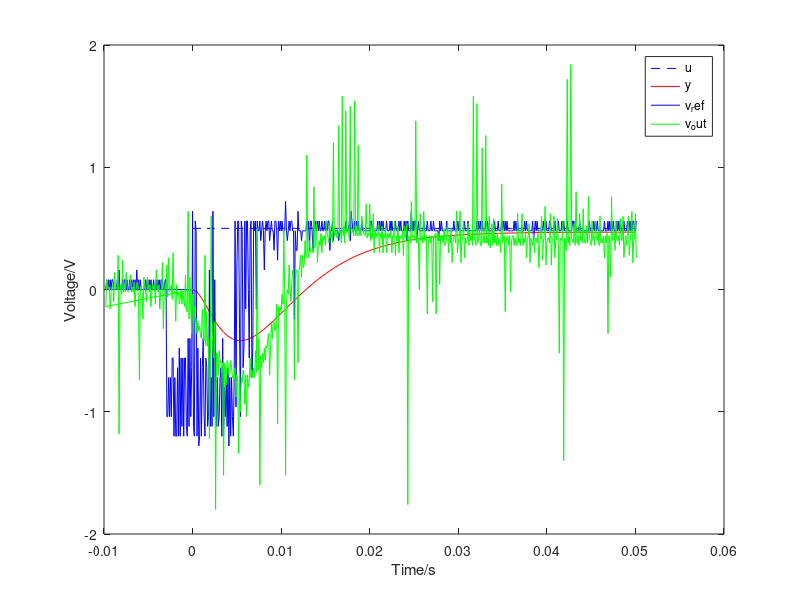

Write the MATLAB code that produced this figure.
pkg load control;

clear;

R1=20e3;
R2=300e3;
K=1.03;
TE=1.3267e-3;
TM=0.0909;

A=csvread("1023__01in.csv");

L=0.010;
stepsize=0.5;

G=tf([K*R2], [R1*TE*TM R1*(TE+TM) R1+K*R2]);
G_neo=G*tf([-L/2,1], [L/2,1]);


[y_unit1 t]=step(G,0.05);
y1=y_unit1*stepsize*(-1);

[y_unit2 t]=step(G_neo,0.05);
y2=y_unit2*stepsize*2;

y=y1+y2;

u=ones(length(t),1)*stepsize;

figure
plot(t,u,'b--',t,y,'r-', A(:,1), A(:,2), 'b-', A(:,1), A(:,3), 'g-')
legend('u','y', 'v_ref', 'v_out');
xlabel('Time/s');
ylabel('Voltage/V');
